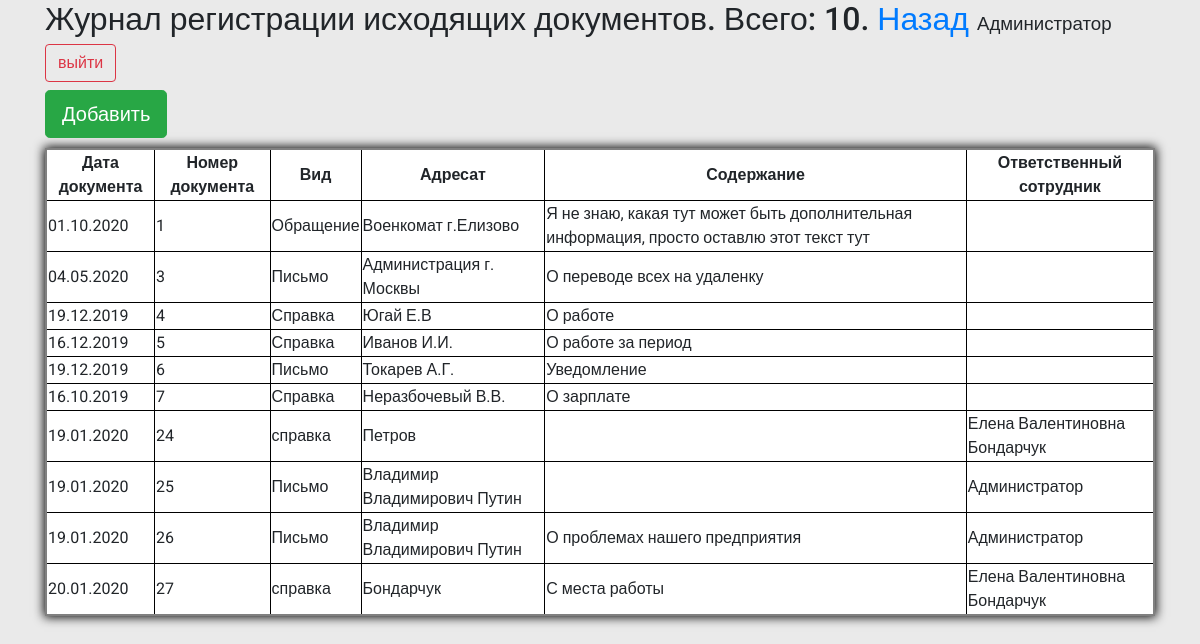
The page /journals/outbound_docs/ (signed in) on the database as committed earlier.
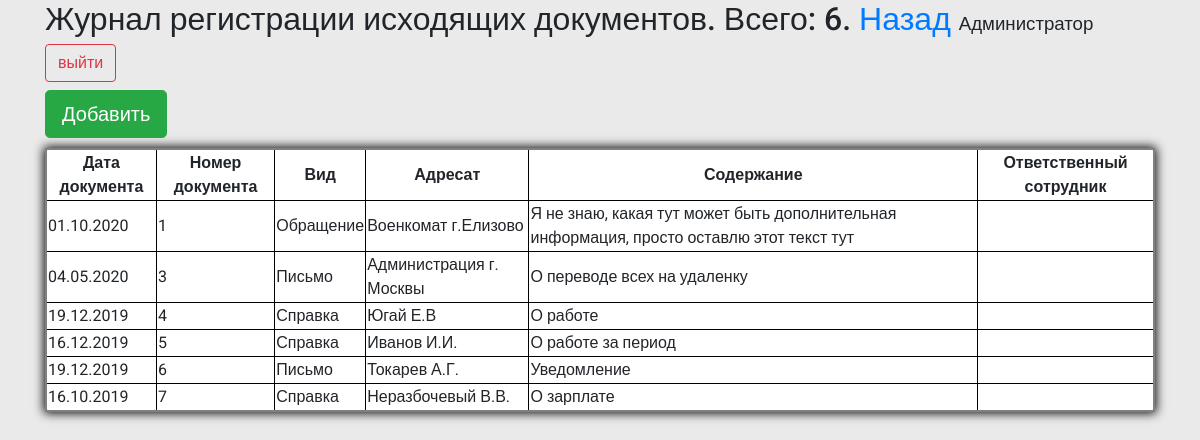
The same page on the database as committed later.
### reg_jounals/models.py (models this page shows, shortened)
class OutBoundDocument(models.Model):
    doc_type = models.CharField(default='Письмо', max_length=100, help_text="Введите вид документа (письмо, справка, и.т.д)", verbose_name='Вид', db_index=True)
    doc_date = models.DateField(help_text="Введите дату документа", verbose_name='Дата документа', db_index=True)
    doc_dest =  models.CharField(max_length=256, help_text="Введите адресата", verbose_name='Получатель (адресат)')
    doc_additionalData = models.CharField(max_length=256, help_text="Введите содержание документа", verbose_name='Содержание документа')
    doc_res_officer = models.CharField(blank=True, editable=False,  max_length=256, help_text="Сотрудник, который внес документ в систему ", verbose_name='Ответственный сотрудник')
    class Meta:
        ordering = ["id"]
        verbose_name = 'Исходящий документ'
        verbose_name_plural = 'Исходящие документы'

### reg_jounals/views.py (the view)
# urls.py: path('outbound_docs/', views.outbound_docs, name='outbound'),
def outbound_docs(request):
    if request.user.is_authenticated:
        auth = request.user.is_authenticated
        documents = OutBoundDocument.objects.all()
        count = len(documents)
        method = str(request.method)
        usr = str(request.user.first_name)
        i = 0
        return render(request, 'reg_jounals/outbound_docs.html', context={'documents':documents, 'count':count, 'auth':auth, 'i':i})
    else:
        return render(request, 'reg_jounals/no_auth.html')

### reg_jounals/templates/reg_jounals/outbound_docs.html (shortened to what this page needs)
{%extends "reg_jounals/index.html" %}
{%block header%} Журнал регистрации исходящих документов. Всего: {{count}}. <a href="../">Назад</a> {%endblock%}
{%block content%}
<a class="btn btn-success btn-lg m-bottom " href="{% url 'doc_outbound_add_url' %}">Добавить</a>
{% if documents %}
<table>
  <thead class="thead-dark">
  <tr class="tr-header">
    <th scope="col">Дата документа</th>
    <th scope="col">Номер документа</th>
    <th scope="col">Вид</th>
    <th scope="col">Адресат</th>
    <th scope="col">Содержание</th>
    <th scope="col">Ответственный сотрудник</th>
  </tr>
  </thead>
  {%for doc in documents%}
  <tr>
    <td>{{doc.doc_date|date:"d.m.Y"}}</td>
    <td>{{doc.id}}</td>
    <td>{{doc.doc_type}}</td>
    <td>{{doc.doc_dest}}</td>
    <td>{{doc.doc_additionalData}}</td>
    <td>{{doc.doc_res_officer}}</td>
</tr>
  {%endfor%}
</table>
{%else%}
<h2>Записей нет</h2>
{%endif%}
{%endblock%}

Rows that differ between the two databases and show on the page:
removed OutBoundDocument: doc_date "19.01.2020", id "24", doc_type "справка", doc_dest "Петров", doc_res_officer "Елена Валентиновна Бондарчук"
removed OutBoundDocument: doc_date "19.01.2020", id "25", doc_type "Письмо", doc_dest "Владимир Владимирович Путин", doc_res_officer "Администратор"
removed OutBoundDocument: doc_date "19.01.2020", id "26", doc_type "Письмо", doc_dest "Владимир Владимирович Путин", doc_additionalData "О проблемах нашего предприятия", doc_res_officer "Администратор"
removed OutBoundDocument: doc_date "20.01.2020", id "27", doc_type "справка", doc_dest "Бондарчук", doc_additionalData "С места работы", doc_res_officer "Елена Валентиновна Бондарчук"
Other text that changed with them:
{{ count }}: "10" → "6"
